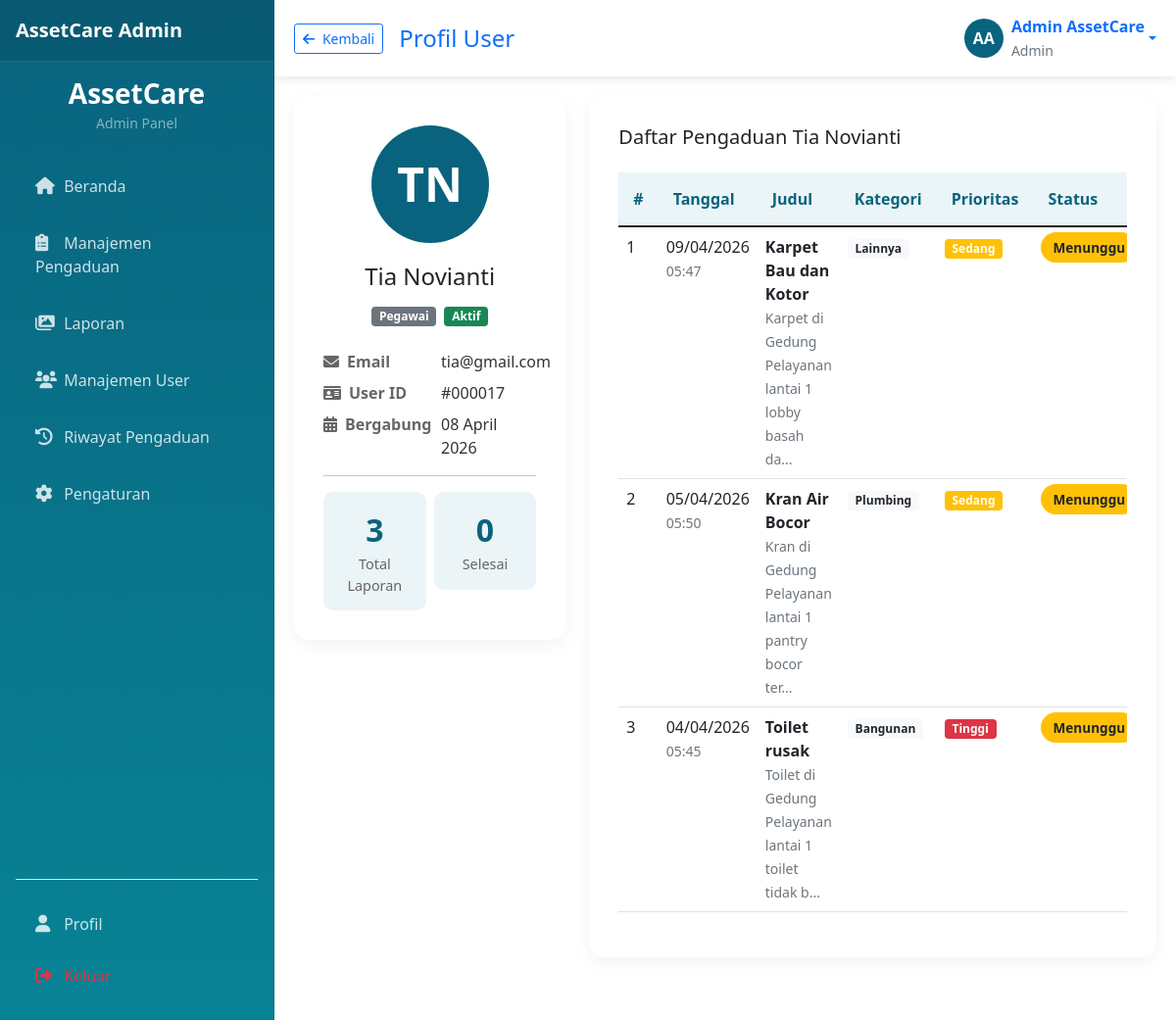
Screenshot of /admin/profil_user.php?id=17 (signed in) with the database file from the repository.
### tables this page shows
CREATE TABLE `users` (
  `id` int(11) NOT NULL,
  `nama` varchar(100) NOT NULL,
  `email` varchar(100) NOT NULL,
  `password` varchar(255) NOT NULL,
  `role` enum('pegawai','admin','teknisi') NOT NULL DEFAULT 'pegawai',
  `created_at` timestamp NOT NULL DEFAULT current_timestamp(),
  `updated_at` timestamp NOT NULL DEFAULT current_timestamp() ON UPDATE current_timestamp()
);

CREATE TABLE `pengaduan` (
  `id` int(11) NOT NULL,
  `user_id` int(11) NOT NULL,
  `teknisi_id` int(11) DEFAULT NULL,
  `tanggal_kejadian` date NOT NULL,
  `judul` varchar(200) NOT NULL,
  `kategori` varchar(255) DEFAULT NULL,
  `prioritas` enum('Rendah','Sedang','Tinggi') NOT NULL,
  `lampiran` varchar(255) DEFAULT NULL,
  `foto_admin` varchar(255) DEFAULT NULL,
  `deskripsi` text NOT NULL,
  `status` enum('Menunggu','Diproses','Selesai','Ditolak') DEFAULT 'Menunggu',
  `catatan_admin` text DEFAULT NULL,
  `created_at` timestamp NOT NULL DEFAULT current_timestamp(),
  `updated_at` timestamp NOT NULL DEFAULT current_timestamp() ON UPDATE current_timestamp(),
  `deadline` date DEFAULT NULL,
  `assigned_teknisi_id` int(11) DEFAULT NULL
);

### config/database.php (called while the page is built, shortened)
<?php
class Database {
    private $host = "localhost";
    private $username = "root";
    private $password = "";
    private $database = "sapraskantor";
    public $conn;
    public function __construct() {
        $this->conn = new mysqli($this->host, $this->username, $this->password, $this->database);
    }
    public function escape_string($string) {
        return $this->conn->real_escape_string($string);
    }
    public function query($sql) {
        return $this->conn->query($sql);
    }
}
function generateInitials($name) {
    $words = explode(' ', trim($name));
    $initials = '';
    if (count($words) >= 2) {
        $initials = strtoupper(substr($words[0], 0, 1) . substr($words[1], 0, 1));
    } else {
        $initials = strtoupper(substr($words[0], 0, 2));
    }
    return $initials;
}
?>

### admin/profil_user.php (the view, shortened to what this page needs)
<?php
require_once '../config/database.php';
$db = new Database();
$user_id = $db->escape_string($_GET['id']);
$query_user = "SELECT * FROM users WHERE id = '$user_id'";
$result_user = $db->query($query_user);
$user = $result_user->fetch_assoc();
$query_pengaduan = "SELECT * FROM pengaduan WHERE user_id = '$user_id' ORDER BY created_at DESC";
$result_pengaduan = $db->query($query_pengaduan);
$pengaduan_list = $result_pengaduan->fetch_all(MYSQLI_ASSOC);
$total_pengaduan = count($pengaduan_list);
$status_counts = [
    'Menunggu' => 0,
    'Diproses' => 0,
    'Selesai' => 0,
    'Ditolak' => 0
];
foreach ($pengaduan_list as $p) {
    if (isset($status_counts[$p['status']])) {
        $status_counts[$p['status']]++;
    }
}
?>
<!DOCTYPE html>
<html lang="id">
<head>
    <link href="https://cdn.jsdelivr.net/npm/bootstrap@5.1.3/dist/css/bootstrap.min.css" rel="stylesheet">
    <link rel="stylesheet" href="https://cdnjs.cloudflare.com/ajax/libs/font-awesome/6.0.0/css/all.min.css">
</head>
<body>
    <?php include 'sidebar.php'; ?>
    <div class="main-content">
        <div class="navbar-top d-flex justify-content-between align-items-center">
            <div class="d-flex align-items-center gap-3">
                <a href="javascript:history.back()" class="btn btn-outline-primary btn-sm">
                    <i class="fas fa-arrow-left me-1"></i> Kembali
                </a>
                <h4 class="mb-0 text-primary">Profil User</h4>
            </div>
            <div class="d-flex align-items-center gap-3">
                <div class="dropdown">
                    <a href="#" class="d-flex align-items-center text-decoration-none dropdown-toggle"
                       data-bs-toggle="dropdown">
                        <div class="profile-avatar me-2">
                            <?php echo generateInitials($_SESSION['nama']); ?>
                        </div>
                        <div>
                            <span class="fw-bold"><?php echo $_SESSION['nama']; ?></span><br>
                            <small class="text-muted">Admin</small>
                        </div>
                    </a>
                </div>
            </div>
        </div>
        <div class="row">
            <div class="col-lg-4 mb-4">
                <div class="profile-card">
                    <div class="user-avatar-large">
                        <?php echo generateInitials($user['nama']); ?>
                    </div>
                    <h4 class="text-center mb-3"><?php echo htmlspecialchars($user['nama']); ?></h4>
                    <div class="d-flex justify-content-center gap-2 mb-4">
                        <span class="badge bg-<?php echo $user['role'] == 'admin' ? 'primary' : 'secondary'; ?>">
                            <?php echo ucfirst($user['role']); ?>
                        </span>
                        <span class="badge bg-<?php echo ($user['status'] ?? 'aktif') == 'aktif' ? 'success' : 'danger'; ?>">
                            <?php echo ucfirst($user['status'] ?? 'aktif'); ?>
                        </span>
                    </div>
                    <div class="mb-3">
                        <div class="d-flex mb-2">
                            <div class="info-label"><i class="fas fa-envelope me-2"></i>Email</div>
                            <div class="info-value"><?php echo $user['email']; ?></div>
                        </div>
                        <div class="d-flex mb-2">
                            <div class="info-label"><i class="fas fa-id-card me-2"></i>User ID</div>
                            <div class="info-value">#<?php echo str_pad($user['id'], 6, '0', STR_PAD_LEFT); ?></div>
                        </div>
                        <div class="d-flex mb-2">
                            <div class="info-label"><i class="fas fa-calendar-alt me-2"></i>Bergabung</div>
                            <div class="info-value"><?php echo date('d F Y', strtotime($user['created_at'])); ?></div>
                        </div>
                    </div>
                    <hr>
                    <div class="row g-2">
                        <div class="col-6">
                            <div class="stat-card">
                                <div class="stat-number"><?php echo $total_pengaduan; ?></div>
                                <div class="stat-label">Total Laporan</div>
                            </div>
                        </div>
                        <div class="col-6">
                            <div class="stat-card">
                                <div class="stat-number"><?php echo $status_counts['Selesai']; ?></div>
                                <div class="stat-label">Selesai</div>
                            </div>
                        </div>
                    </div>
                </div>
            </div>
            <div class="col-lg-8 mb-4">
                <div class="profile-card">
                    <h5 class="mb-4">Daftar Pengaduan <?php echo htmlspecialchars($user['nama']); ?></h5>
                    <?php if (empty($pengaduan_list)): ?>
                        <div class="text-center py-5 text-muted">
                            <i class="fas fa-inbox fa-3x mb-3"></i>
                            <h5>Tidak ada pengaduan</h5>
                            <p class="mb-0">User ini belum pernah membuat pengaduan</p>
                        </div>
                    <?php else: ?>
                        <div class="table-responsive">
                            <table class="table table-hover">
                                <thead>
                                    <tr>
                                        <th>#</th>
                                        <th>Tanggal</th>
                                        <th>Judul</th>
                                        <th>Kategori</th>
                                        <th>Prioritas</th>
                                        <th>Status</th>
                                    </tr>
                                </thead>
                                <tbody>
                                    <?php foreach ($pengaduan_list as $index => $p): ?>
                                        <tr>
                                            <td><?php echo $index + 1; ?></td>
                                            <td>
                                                <?php echo date('d/m/Y', strtotime($p['tanggal_kejadian'])); ?><br>
                                                <small class="text-muted"><?php echo date('H:i', strtotime($p['created_at'])); ?></small>
                                            </td>
                                            <td>
                                                <strong><?php echo htmlspecialchars($p['judul']); ?></strong><br>
                                                <small class="text-muted"><?php echo substr($p['deskripsi'], 0, 50); ?>...</small>
                                            </td>
                                            <td>
                                                <span class="badge bg-light text-dark"><?php echo $p['kategori']; ?></span>
                                            </td>
                                            <td>
                                                <?php
                                                $priority_color = '';
                                                switch($p['prioritas']) {
                                                    case 'Tinggi': $priority_color = 'danger'; break;
                                                    case 'Sedang': $priority_color = 'warning'; break;
                                                }
                                                ?>
                                                <span class="badge bg-<?php echo $priority_color; ?>"><?php echo $p['prioritas']; ?></span>
                                            </td>
                                            <td>
                                                <span class="badge-status badge-<?php echo strtolower($p['status']); ?>">
                                                    <?php echo $p['status']; ?>
                                                </span>
                                            </td>
                                        </tr>
                                    <?php endforeach; ?>
                                </tbody>
                            </table>
                        </div>
                    <?php endif; ?>
                </div>
            </div>
        </div>
    </div>
</body>
</html>

### admin/profil_user.php (style rules this page uses)
:root { --primary: #09637E; --secondary: #088395; --accent: #7AB2B2; --light: #EBF4F6; }
.profile-avatar { width: 40px; height: 40px; background: var(--primary); color: white; border-radius: 50%; display: flex; align-items: center; justify-content: center; font-weight: bold; }
.main-content { margin-left: 250px; padding: 20px; }
.navbar-top { background: white; box-shadow: 0 2px 10px rgba(0, 0, 0, 0.1); padding: 15px 20px; margin: -20px -20px 20px; }
.profile-card { background: white; border-radius: 15px; box-shadow: 0 5px 20px rgba(0, 0, 0, 0.05); padding: 30px; margin-bottom: 20px; }
.user-avatar-large { width: 120px; height: 120px; background: var(--primary); color: white; border-radius: 50%; display: flex; align-items: center; justify-content: center; font-size: 3rem; font-weight: bold; margin: 0 auto 20px; }
.info-label { color: #666; font-weight: 600; min-width: 120px; }
.info-value { color: #333; font-weight: 500; }
.stat-card { background: var(--light); border-radius: 10px; padding: 15px; text-align: center; }
.stat-number { font-size: 2rem; font-weight: 700; color: var(--primary); }
.stat-label { color: #666; font-size: 0.9rem; }
.badge-status { padding: 6px 12px; border-radius: 20px; font-size: 0.85rem; font-weight: 600; }
.badge-menunggu { background: #ffc107; color: #212529; }
.table th { background: var(--light); color: var(--primary); font-weight: 600; border: none; padding: 15px; }

### admin/sidebar.php (style rules this page uses)
@media (min-width: 992px) { .main-content { margin-left: 280px; margin-top: 0; padding-top: 20px; } }
@media (min-width: 992px) { body { padding-top: 0; } }

### rows the page displays
users: nama "TN", nama "Tia Novianti", role "Pegawai", email "tia@gmail.com", id "000017", created_at "08 April 2026"
pengaduan: tanggal_kejadian "09/04/2026", created_at "05:47", judul "Karpet Bau dan Kotor", deskripsi "Karpet di Gedung Pelayanan lantai 1 lobby basah da", kategori "Lainnya", prioritas "Sedang", status "Menunggu"
pengaduan: tanggal_kejadian "05/04/2026", created_at "05:50", judul "Kran Air Bocor", deskripsi "Kran di Gedung Pelayanan lantai 1 pantry bocor ter", kategori "Plumbing", prioritas "Sedang", status "Menunggu"
pengaduan: tanggal_kejadian "04/04/2026", created_at "05:45", judul "Toilet rusak", deskripsi "Toilet di Gedung Pelayanan lantai 1 toilet tidak b", kategori "Bangunan", prioritas "Tinggi", status "Menunggu"

### other values shown
generateInitials($_SESSION['nama']) "AA"
$_SESSION['nama'] "Admin AssetCare"
$user['status'] "Aktif"
$total_pengaduan "3"
$status_counts['Selesai'] "0"
